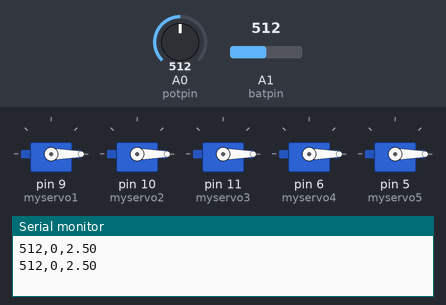
This sketch was run on a simulated Arduino Uno, built with avr-gcc and run on an emulated ATmega328P. Parts: 5 × servo, the last lines printed to the serial monitor. The test bench sets the inputs (shaded band); at power-on: A0 (potpin) = 512, A1 (batpin) = 512.

Above: at 1.6 s.
1.7 s: A0 (potpin) set to 491
At 2.6 s:
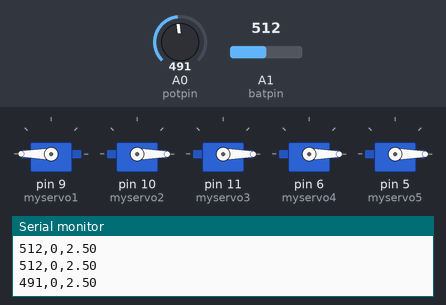
At 4.6 s:
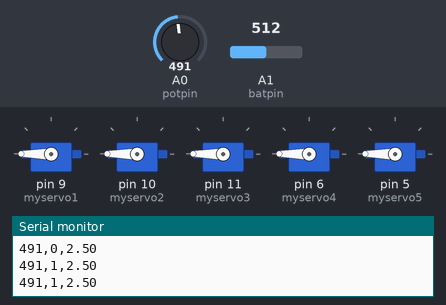
Timing chart, 0 to 6.1 s (numbered marks = the images above; inputs shaded):
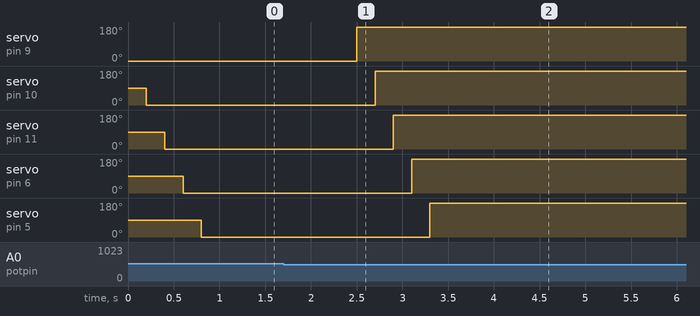

Measured:
- the behaviour switches between 501 and 500 on A0 (potpin) (found by bisection; images 0 and 1)
- after the input at 1.7 s, servo on pin 9 (myservo1): 0° → 180° after 0.80 s; servo on pin 10 (myservo2): 0° → 180° after 1.0 s; servo on pin 11 (myservo3): 0° → 180° after 1.2 s; servo on pin 6 (myservo4): 0° → 180° after 1.4 s; servo on pin 5 (myservo5): 0° → 180° after 1.6 s

The sketch:

hand.ino
```cpp
#include <Servo.h>

int led = 13; // declara led na porta 13
// Variables will change:
int Counter = 0;   // counter for the number of button presses
int State = 0;         // current state of the button
int lastState = 0;     // previous state of the button
bool estadomio = 0;
bool Statehand = 0;


Servo myservo1;  // create servo object to control a servo
Servo myservo2;  // create servo object to control a servo
Servo myservo3;  // create servo object to control a servo
Servo myservo4;  // create servo object to control a servo
Servo myservo5;  // create servo object to control a servo

int potpin = 0;  // analog pin used to connect the potentiometer
int batpin = 1;  // analog pin used to connect the battery
int val;    // variable to read the value from the analog pin
int bat;
float volt;

void setup() {
  myservo1.attach(9);  // attaches the servo on pin 9 to the servo object
  myservo2.attach(10);  // attaches the servo on pin 10 to the servo object
  myservo3.attach(11);  // attaches the servo on pin 11 to the servo object
  myservo4.attach(6);  // attaches the servo on pin 6 to the servo object
  myservo5.attach(5);  // attaches the servo on pin 5 to the servo object
      // initialize serial communication:
  Serial.begin(9600);
}

void loop() {
  val = analogRead(potpin);            // reads the value of the potentiometer (value between 0 and 1023)
  bat = analogRead(batpin);
  volt = bat * 5.0 / 1023.0;

  Serial.print(val);
  Serial.print(",");
  Serial.print(Statehand);
  Serial.print(",");
  Serial.println(volt);
  if (val > 500)
  {
    estadomio = 0;
  }
  else
  {
    estadomio = 1;
  }
  // read the pushbutton input pin:
  State = estadomio;

  // compare the buttonState to its previous state
  if (State != lastState) {
    // if the state has changed, increment the counter
    if (State == HIGH) {
      // if the current state is HIGH then the button
      // wend from off to on:
      Counter++;
    // Delay a little bit to avoid bouncing
    delay(50);
    }
  }
  // save the current state as the last state,
  //for next time through the loop
  lastState = State;

  // turns on the LED every four button pushes by
  // checking the modulo of the button push counter.
  // the modulo function gives you the remainder of
  // the division of two numbers:
  if ((Counter % 3 == 0))
  {
    digitalWrite(led, LOW);
    myservo1.write(0);                  // sets the servo position
    delay(200);
    myservo2.write(0);                  // sets the servo position
    delay(200);
    myservo3.write(0);                  // sets the servo position
    delay(200);
    myservo4.write(0);                  // sets the servo position
    delay(200);
    myservo5.write(0);                  // sets the servo position
    Statehand = 0;
    delay(15);
  }
  else
  {
    digitalWrite(led, HIGH);
    myservo1.write(180);                  // sets the servo position
    delay(200);
    myservo2.write(180);                  // sets the servo position
    delay(200);
    myservo3.write(180);                  // sets the servo position
    delay(200);
    myservo4.write(180);                  // sets the servo position
    delay(200);
    myservo5.write(180);                  // sets the servo position
    Statehand = 1;
    delay(15);
  }

}
```
